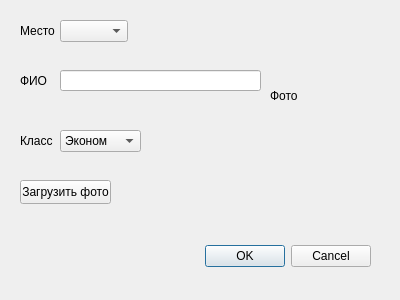
<?xml version="1.0" encoding="UTF-8"?>
<ui version="4.0">
 <class>Dialog</class>
 <widget class="QDialog" name="Dialog">
  <property name="geometry">
   <rect>
    <x>0</x>
    <y>0</y>
    <width>400</width>
    <height>300</height>
   </rect>
  </property>
  <property name="windowTitle">
   <string>Dialog</string>
  </property>
  <widget class="QDialogButtonBox" name="buttonBox">
   <property name="geometry">
    <rect>
     <x>30</x>
     <y>240</y>
     <width>341</width>
     <height>32</height>
    </rect>
   </property>
   <property name="orientation">
    <enum>Qt::Horizontal</enum>
   </property>
   <property name="standardButtons">
    <set>QDialogButtonBox::Cancel|QDialogButtonBox::Ok</set>
   </property>
  </widget>
  <widget class="QLabel" name="place_label">
   <property name="geometry">
    <rect>
     <x>20</x>
     <y>20</y>
     <width>49</width>
     <height>21</height>
    </rect>
   </property>
   <property name="text">
    <string>Место</string>
   </property>
  </widget>
  <widget class="QComboBox" name="place">
   <property name="geometry">
    <rect>
     <x>60</x>
     <y>20</y>
     <width>68</width>
     <height>22</height>
    </rect>
   </property>
  </widget>
  <widget class="QLabel" name="name_label">
   <property name="geometry">
    <rect>
     <x>20</x>
     <y>70</y>
     <width>49</width>
     <height>21</height>
    </rect>
   </property>
   <property name="text">
    <string>ФИО</string>
   </property>
  </widget>
  <widget class="QLineEdit" name="name">
   <property name="geometry">
    <rect>
     <x>60</x>
     <y>70</y>
     <width>201</width>
     <height>21</height>
    </rect>
   </property>
  </widget>
  <widget class="QLabel" name="photo">
   <property name="geometry">
    <rect>
     <x>270</x>
     <y>0</y>
     <width>121</width>
     <height>191</height>
    </rect>
   </property>
   <property name="text">
    <string>Фото</string>
   </property>
  </widget>
  <widget class="QPushButton" name="add_photo">
   <property name="geometry">
    <rect>
     <x>20</x>
     <y>180</y>
     <width>91</width>
     <height>24</height>
    </rect>
   </property>
   <property name="text">
    <string>Загрузить фото</string>
   </property>
  </widget>
  <widget class="QLabel" name="class_label">
   <property name="geometry">
    <rect>
     <x>20</x>
     <y>130</y>
     <width>49</width>
     <height>21</height>
    </rect>
   </property>
   <property name="text">
    <string>Класс</string>
   </property>
  </widget>
  <widget class="QComboBox" name="class_choice">
   <property name="geometry">
    <rect>
     <x>60</x>
     <y>130</y>
     <width>81</width>
     <height>22</height>
    </rect>
   </property>
   <property name="currentText">
    <string>Эконом</string>
   </property>
   <item>
    <property name="text">
     <string>Эконом</string>
    </property>
   </item>
   <item>
    <property name="text">
     <string>Комфорт</string>
    </property>
   </item>
   <item>
    <property name="text">
     <string>Бизнес</string>
    </property>
   </item>
  </widget>
 </widget>
 <resources/>
 <connections>
  <connection>
   <sender>buttonBox</sender>
   <signal>accepted()</signal>
   <receiver>Dialog</receiver>
   <slot>accept()</slot>
   <hints>
    <hint type="sourcelabel">
     <x>248</x>
     <y>254</y>
    </hint>
    <hint type="destinationlabel">
     <x>157</x>
     <y>274</y>
    </hint>
   </hints>
  </connection>
  <connection>
   <sender>buttonBox</sender>
   <signal>rejected()</signal>
   <receiver>Dialog</receiver>
   <slot>reject()</slot>
   <hints>
    <hint type="sourcelabel">
     <x>316</x>
     <y>260</y>
    </hint>
    <hint type="destinationlabel">
     <x>286</x>
     <y>274</y>
    </hint>
   </hints>
  </connection>
 </connections>
</ui>
